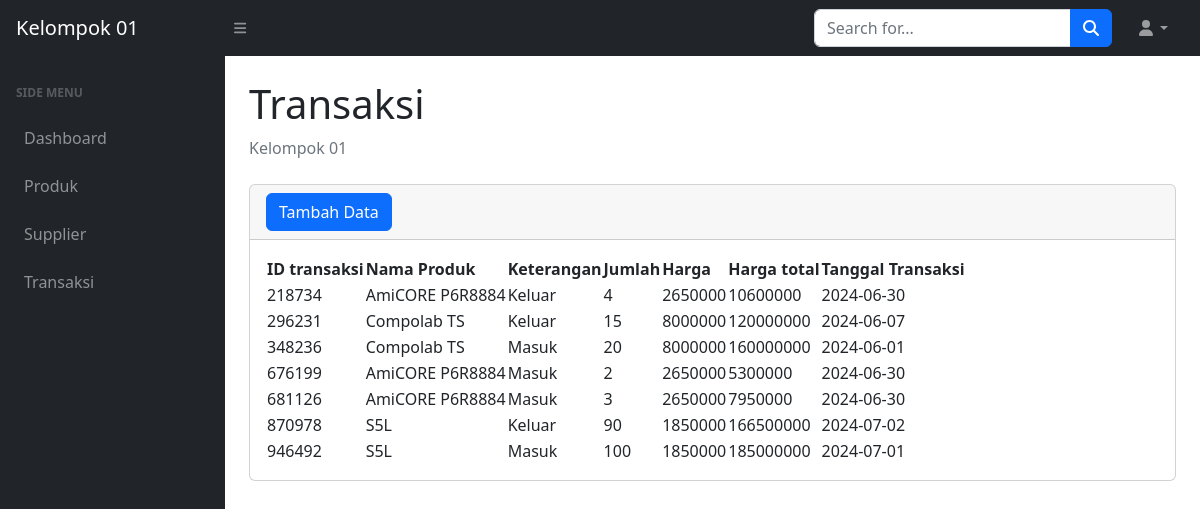
The app's page /transaksi.php (signed in) with its own data.
### tables this page shows
CREATE TABLE `transaction` (
  `idtransaksi` varchar(6) NOT NULL,
  `idproduk` varchar(6) NOT NULL,
  `idkategori` varchar(6) NOT NULL,
  `kuantitas` int(11) NOT NULL,
  `tanggal` date NOT NULL
);

CREATE TABLE `produk` (
  `idproduk` varchar(6) NOT NULL,
  `namaproduk` varchar(20) NOT NULL,
  `hargasatuan` int(30) NOT NULL,
  `idsupplier` varchar(6) NOT NULL
);

CREATE TABLE `kategori` (
  `idkategori` varchar(6) NOT NULL,
  `tipekategori` varchar(6) NOT NULL
);

### transaksi.php (the view, shortened to what this page needs)
<?php
require 'function.php';
?>
<!DOCTYPE html>
<html lang="en">
<head>
    <link href="https://cdn.jsdelivr.net/npm/simple-datatables@7.1.2/dist/style.min.css" rel="stylesheet" />
    <link href="css/styles.css" rel="stylesheet" />
</head>
<body class="sb-nav-fixed">
<nav class="sb-topnav navbar navbar-expand navbar-dark bg-dark">
    <a class="navbar-brand ps-3" href="index.php">Kelompok 01</a>
    <button class="btn btn-link btn-sm order-1 order-lg-0 me-4 me-lg-0" id="sidebarToggle" href="#!"><i class="fas fa-bars"></i></button>
    <form class="d-none d-md-inline-block form-inline ms-auto me-0 me-md-3 my-2 my-md-0">
        <div class="input-group">
            <input class="form-control" type="text" placeholder="Search for..." aria-label="Search for..." aria-describedby="btnNavbarSearch" />
            <button class="btn btn-primary" id="btnNavbarSearch" type="button"><i class="fas fa-search"></i></button>
        </div>
    </form>
    <ul class="navbar-nav ms-auto ms-md-0 me-3 me-lg-4">
        <li class="nav-item dropdown">
            <a class="nav-link dropdown-toggle" id="navbarDropdown" href="#" role="button" data-bs-toggle="dropdown" aria-expanded="false"><i class="fas fa-user fa-fw"></i></a>
        </li>
    </ul>
</nav>
<div id="layoutSidenav">
    <div id="layoutSidenav_nav">
        <nav class="sb-sidenav accordion sb-sidenav-dark" id="sidenavAccordion">
            <div class="sb-sidenav-menu">
                <div class="nav">
                    <div class="sb-sidenav-menu-heading">Side Menu</div>
                    <a class="nav-link" href="index.php">
                        Dashboard
                    </a>
                    <a class="nav-link" href="produk.php">
                        Produk
                    </a>
                    <a class="nav-link" href="supplier.php">
                        Supplier
                    </a>
                    <a class="nav-link" href="transaksi.php">
                        Transaksi
                    </a>
                </div>
            </div>
        </nav>
    </div>
    <div id="layoutSidenav_content">
        <main>
            <div class="container-fluid px-4">
                <h1 class="mt-4">Transaksi</h1>
                <ol class="breadcrumb mb-4">
                    <li class="breadcrumb-item active">Kelompok 01</li>
                </ol>
                <div class="card mb-4">
                    <div class="card-header">
                        <button type="button" class="btn btn-primary" data-bs-toggle="modal" data-bs-target="#myModal">
                            Tambah Data
                        </button>
                    </div>
                    <div class="card-body">
                        <table id="datatablesSimple">
                            <thead>
                                <tr>
                                    <th>ID transaksi</th>
                                    <th>Nama Produk</th>
                                    <th>Keterangan</th>
                                    <th>Jumlah</th>
                                    <th>Harga</th>
                                    <th>Harga total</th>
                                    <th>Tanggal Transaksi</th>
                                </tr>
                            </thead>
                            <tbody>
                            <?php
                            $ambilsemuadatatransaksi = mysqli_query($conn, "
                                SELECT
                                    t.idtransaksi,
                                    p.namaproduk,
                                    k.tipekategori,
                                    t.kuantitas,
                                    p.hargasatuan,
                                    t.tanggal
                                FROM
                                    transaction t
                                JOIN
                                    produk p ON t.idproduk = p.idproduk
                                JOIN
                                    kategori k ON t.idkategori = k.idkategori
                            ");
                            while($data = mysqli_fetch_array($ambilsemuadatatransaksi)){
                                $idtransaksi = $data['idtransaksi'];
                                $namaproduk = $data['namaproduk'];
                                $tipekategori = $data['tipekategori'];
                                $kuantitas = $data['kuantitas'];
                                $hargasatuan = $data['hargasatuan'];
                                $totalharga = $kuantitas * $hargasatuan;
                                $tanggal = $data['tanggal'];
                            ?>
                                <tr>
                                    <td><?=$idtransaksi;?></td>
                                    <td><?=$namaproduk;?></td>
                                    <td><?=$tipekategori;?></td>
                                    <td><?=$kuantitas;?></td>
                                    <td><?=$hargasatuan;?></td>
                                    <td><?=$totalharga;?></td>
                                    <td><?=$tanggal;?></td>
                                </tr>
                            <?php
                            };
                            ?>
                            </tbody>
                        </table>
                    </div>
                </div>
            </div>
        </main>
    </div>
</div>
</body>
</html>

### records on screen
transaction: idtransaksi "218734", idproduk.namaproduk "AmiCORE P6R8884", idkategori.tipekategori "Keluar", kuantitas "4", idproduk.hargasatuan "2650000", kuantitas.hargasatuan "10600000", tanggal "2024-06-30"
transaction: idtransaksi "296231", idproduk.namaproduk "Compolab TS", idkategori.tipekategori "Keluar", kuantitas "15", idproduk.hargasatuan "8000000", kuantitas.hargasatuan "120000000", tanggal "2024-06-07"
transaction: idtransaksi "348236", idproduk.namaproduk "Compolab TS", idkategori.tipekategori "Masuk", kuantitas "20", idproduk.hargasatuan "8000000", kuantitas.hargasatuan "160000000", tanggal "2024-06-01"
transaction: idtransaksi "676199", idproduk.namaproduk "AmiCORE P6R8884", idkategori.tipekategori "Masuk", kuantitas "2", idproduk.hargasatuan "2650000", kuantitas.hargasatuan "5300000", tanggal "2024-06-30"
transaction: idtransaksi "681126", idproduk.namaproduk "AmiCORE P6R8884", idkategori.tipekategori "Masuk", kuantitas "3", idproduk.hargasatuan "2650000", kuantitas.hargasatuan "7950000", tanggal "2024-06-30"
transaction: idtransaksi "870978", idproduk.namaproduk "S5L", idkategori.tipekategori "Keluar", kuantitas "90", idproduk.hargasatuan "1850000", kuantitas.hargasatuan "166500000", tanggal "2024-07-02"
transaction: idtransaksi "946492", idproduk.namaproduk "S5L", idkategori.tipekategori "Masuk", kuantitas "100", idproduk.hargasatuan "1850000", kuantitas.hargasatuan "185000000", tanggal "2024-07-01"
